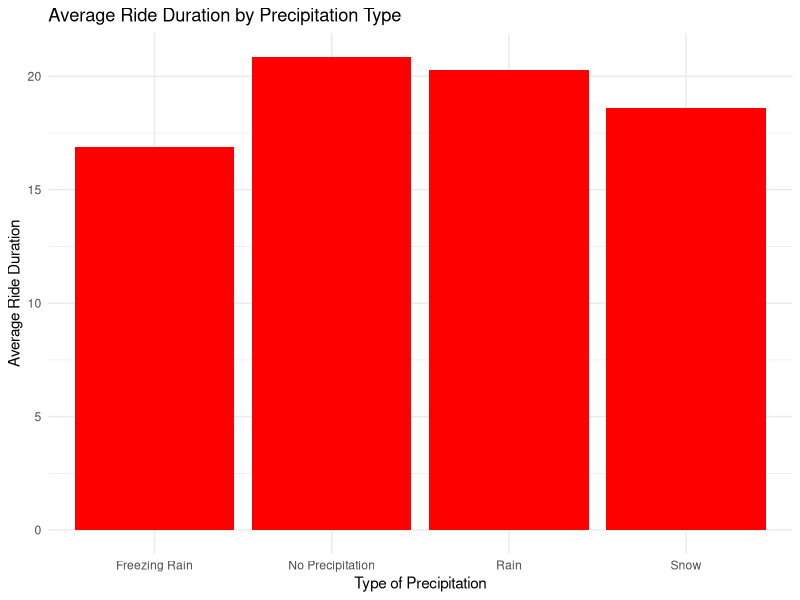

The R script that drew this image:

library(ggplot2)
library(tidyverse)




weather <- read.csv("mergedweatherdata.csv")

rain <- filter(weather, Preciptype == "rain")
  rainavg <- mean(rain$Duration)

noprecip <- filter(weather, is.na(Preciptype))
  noprecipavg <- mean(noprecip$Duration)

snow <- filter(weather, Preciptype == "rain,snow" | Preciptype == "snow")
  snowavg <- mean(snow$Duration)

freezingrain <- filter(weather, Preciptype == "freezingrain" | Preciptype == "rain,freezingrain")
  freezingrainavg <- mean(freezingrain$Duration)

 
data <- data.frame(
    preciptype=c("No Precipitation","Rain","Freezing Rain","Snow") ,  
    durationavg=c(noprecipavg,rainavg,freezingrainavg,snowavg)
  )

ggplot(data, aes(x = preciptype, y = durationavg)) +
  geom_bar(stat = "identity", fill = "red") +
  labs(title = "Average Ride Duration by Precipitation Type",
       x = "Type of Precipitation",
       y = "Average Ride Duration") +
  theme_minimal()



